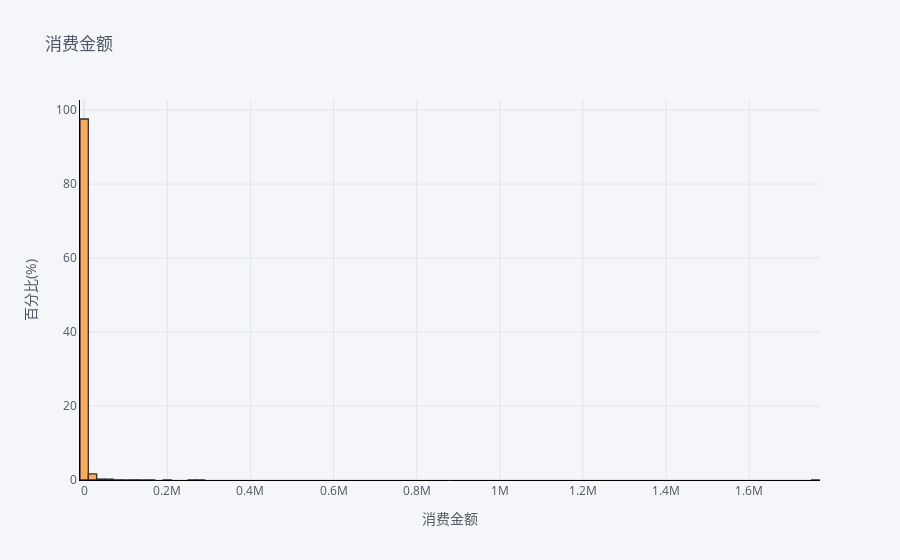

Notebook code for this chart:
### Markdown cell above
### 4.2.3.M的计算

### Code cell
#设置显示为浮点型
np.set_printoptions(suppress=True)
pd.set_option('display.float_format',lambda x: '%.2f'% x) 
#计算客户的消费金额
M=df2.groupby('CustomerID')['Price'].sum()
M=pd.DataFrame(M)
print(M.describe())
M.iplot(kind='hist',
        bins=100,
        xTitle='消费金额',
        linecolor='black',
        histnorm='percent',
        yTitle='百分比(%)',
        title='消费金额')

### Figure 1 — Plotly figure (JSON) as saved in the notebook; plotly's stock layout.template omitted (floating-point values rounded to 4 significant figures; data arrays with more than 128 entries replaced by an {"elided": "..."} marker saying what was removed)
{"data": [{"histfunc": "count", "histnorm": "percent", "marker": {"color": "rgba(255, 153, 51, 1.0)", "line": {"color": "#000000", "width": 1.3}}, "name": "Price", "nbinsx": 100, "opacity": 0.8, "orientation": "v", "type": "histogram", "x": {"elided": "4339 float values"}}], "layout": {"barmode": "overlay", "legend": {"bgcolor": "#F5F6F9", "font": {"color": "#4D5663"}}, "paper_bgcolor": "#F5F6F9", "plot_bgcolor": "#F5F6F9", "title": {"font": {"color": "#4D5663"}, "text": "消费金额"}, "xaxis": {"gridcolor": "#E1E5ED", "linecolor": "black", "showgrid": true, "tickfont": {"color": "#4D5663"}, "title": {"font": {"color": "#4D5663"}, "text": "消费金额"}, "zerolinecolor": "#E1E5ED"}, "yaxis": {"gridcolor": "#E1E5ED", "linecolor": "black", "showgrid": true, "tickfont": {"color": "#4D5663"}, "title": {"font": {"color": "#4D5663"}, "text": "百分比(%)"}, "zerolinecolor": "#E1E5ED"}}}
